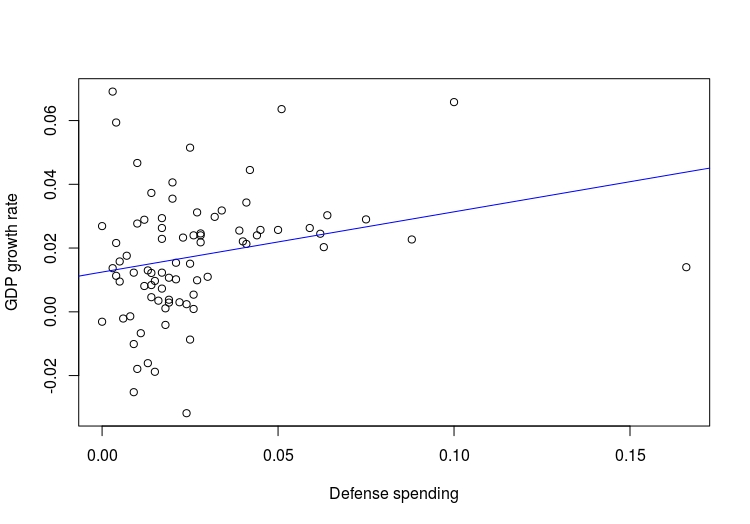

This figure's R source:
library(MASS)

data = read.csv('gdpgrowth.csv')
y = data$GR6096
x = cbind(1, data$DEF60)

n = nrow(x)
p = ncol(x)

# prior
Lambda = diag(n)
K = diag(c(0.01, 0.01))
m = rep(0, p)
d = 2
eta = 2
h = 2

plot(data$DEF60, y, xlab = 'Defense spending', ylab = 'GDP growth rate')

# Gibbs sampling
ng = 1000
save_beta = matrix(nrow = ng, ncol = p)

for (it in 1:ng){
  # posterior params:
  d_star = d + n
  K_star = t(x) %*% Lambda %*% x + K
  m_star = solve(K_star) %*% (t(x) %*% Lambda %*% y + K %*% m)
  eta_star = eta + t(y) %*% Lambda %*% y +  t(m) %*% K %*% m - t(m_star) %*% K_star %*% m_star
  eta_star = eta_star[1,1]
  
  omega = rgamma(1, d_star/2, eta_star/2)
  S = solve(omega * K_star)
  beta = mvrnorm(n = 1, mu = m_star, Sigma = S)
  for (i in 1:n){
    Lambda[i, i] = rgamma(1, (h+1)/2, (h + omega * (y[i] - t(x[i,]) %*% beta)^2)/2 )
  }
  #if (it > 9990){
  #  abline(beta, col = 'blue')
  #}
  save_beta[it,] = beta
}

beta = apply(save_beta, c(2), mean)

abline(beta, col = 'blue')
